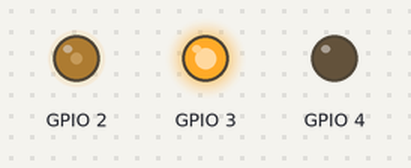
Recording of a program running on a simulated Raspberry Pi (BCM pin numbers). On the bench: output pins drawn as LEDs (lit = HIGH).

Above: at 0.05 s.
At 2.95 s:
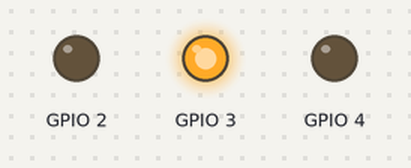
At 4.45 s:
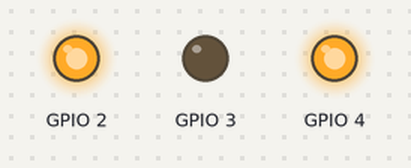
At 5.95 s:
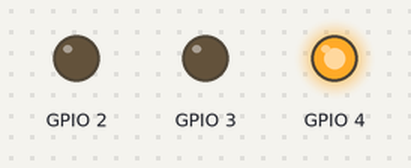
Timing chart, 0 to 7.8 s (numbered marks = the images above):
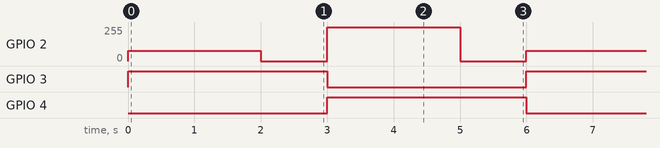

The program:

import_RPi.GPIO_as_GPIO.py
```python
import RPi.GPIO as GPIO
from time import sleep

GPIO.setmode(GPIO.BCM)
GPIO.setwarnings(False)

class motor():
    def __init__(self,Ena,In1,In2):
        self.Ena = Ena
        self.In1 = In1
        self.In2 = In2
        GPIO.setup(self.Ena,GPIO.OUT)
        GPIO.setup(self.In1,GPIO.OUT)
        GPIO.setup(self.In2,GPIO.OUT)
        self.pwm = GPIO.PWM(self.Ena, 100)
        self.pwm.start(0)
    def moveF(self,x=100,t=0):
        self.pwm.ChangeDutyCycle(x)
        GPIO.output(self.In1,GPIO.HIGH)
        GPIO.output(self.In2,GPIO.LOW)
        sleep(t)
    def moveB(self,x=100,t=0):
        self.pwm.ChangeDutyCycle(x)
        GPIO.output(self.In1,GPIO.LOW)
        GPIO.output(self.In2,GPIO.HIGH)
        sleep(t)
    def stop(self,t=0):
        self.pwm.ChangeDutyCycle(0)
        sleep(t)

motor1 = motor(2,3,4)

while True:

    motor1.moveF(30,2)
    motor1.stop(1)
    motor1.moveB(t=2)
    motor1.stop(1)

    '''
    for x in range(20,100):
        motor1.moveF(x,0.05)
        print(x)
    for x in range(100,20,-1):
        motor1.moveF(x,0.05)
        print(x)
    motor1.stop(5)
    '''
```

Measured:
- by itself, GPIO 2: repeats every 6.0 s: 0/255 1.0 s, 255/255 2.0 s, 0/255 1.0 s, 77/255 2.0 s
- by itself, GPIO 3, GPIO 4: alternates HIGH for 3.0 s and LOW for 3.0 s
